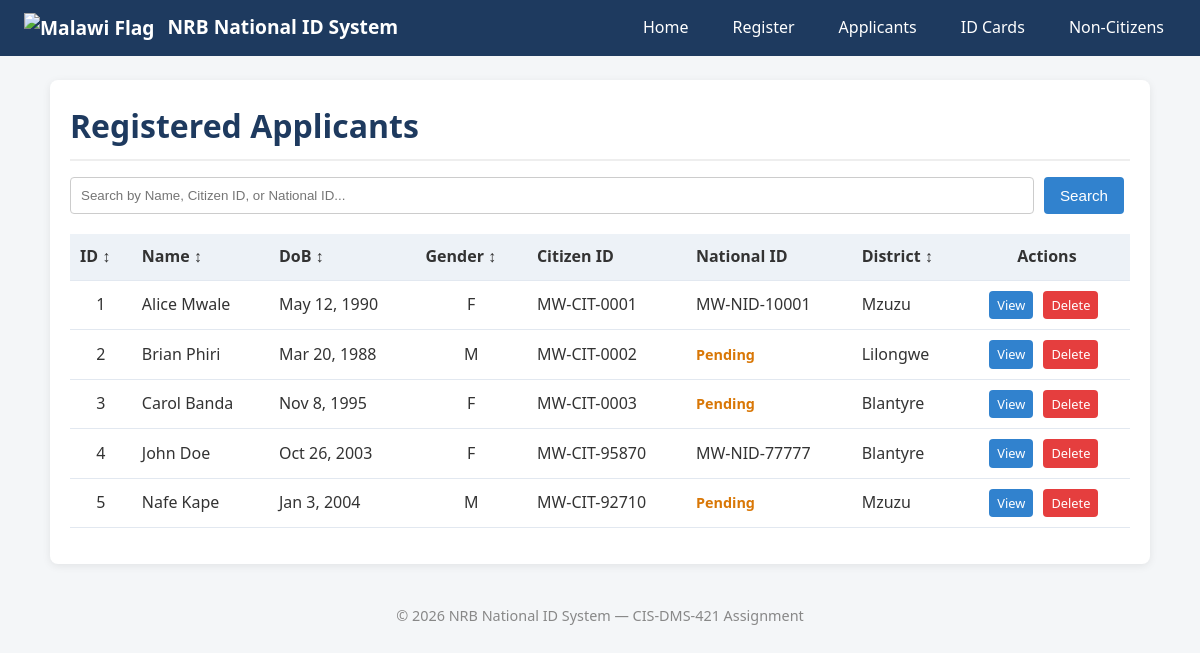
Page /applicants_list.php on the committed database.
### tables this page shows
CREATE TABLE `malawian_citizen` (
  `Person_ID` int NOT NULL,
  `Fname` varchar(80) NOT NULL,
  `Lname` varchar(80) NOT NULL,
  `DoB` date NOT NULL,
  `Gender` enum('M','F','O') NOT NULL,
  `Nationality` varchar(60) NOT NULL DEFAULT 'Malawian',
  `District_ID` int NOT NULL,
  `Address_ID` int DEFAULT NULL,
  `Citizen_ID` varchar(20) NOT NULL,
  `National_ID` varchar(20) DEFAULT NULL
);

CREATE TABLE `district` (
  `District_ID` int NOT NULL,
  `District_name` varchar(100) NOT NULL,
  `Region_ID` int NOT NULL
);

### public/applicants_list.php (the view, shortened to what this page needs)
<?php
require_once __DIR__ . '/../includes/header.php';
$search = trim($_GET['q'] ?? '');
$sort = $_GET['sort'] ?? 'ID';
$sql = "SELECT mc.Person_ID, mc.Fname, mc.Lname, mc.DoB, mc.Gender,
               mc.Citizen_ID, mc.National_ID, d.District_name
        FROM MALAWIAN_CITIZEN mc
        LEFT JOIN DISTRICT d ON mc.District_ID = d.District_ID ";
$params = [];
if ($sort === 'Name') {
    $sql .= " ORDER BY mc.Lname ASC";
} elseif ($sort === 'DoB') {
    $sql .= " ORDER BY mc.DoB ASC";
} elseif ($sort === 'District') {
    $sql .= " ORDER BY d.District_name ASC";
} elseif ($sort === 'Gender') {
    $sql .= " ORDER BY mc.Gender ASC";
} elseif ($sort === 'ID') {
    $sql .= " ORDER BY mc.Person_ID ASC";
} else {
    $sql .= " ORDER BY mc.Person_ID DESC";
}
$stmt = $pdo->prepare($sql);
$stmt->execute($params);
$applicants = $stmt->fetchAll();
?>
<h1>Registered Applicants</h1>
<form method="get" style="display: flex; gap: 10px; margin-bottom: 20px;">
    <input type="text" name="q" placeholder="Search by Name, Citizen ID, or National ID..."
           value="<?= e($search) ?>" style="flex: 1; padding: 10px; border: 1px solid #ccc; border-radius: 4px;">
    <button type="submit" class="btn btn-primary">Search</button>
</form>
<table class="data-table">
    <thead>
    <tr>
        <th><a href="?sort=ID<?= $search ? '&q='.urlencode($search) : '' ?>" style="color: inherit; text-decoration: none;">ID ↕</th>
        <th><a href="?sort=Name<?= $search ? '&q='.urlencode($search) : '' ?>" style="color: inherit; text-decoration: none;">Name ↕</a></th>
        <th><a href="?sort=DoB<?= $search ? '&q='.urlencode($search) : '' ?>" style="color: inherit; text-decoration: none;">DoB ↕</a></th>
        <th><a href="?sort=Gender<?= $search ? '&q='.urlencode($search) : '' ?>" style="color: inherit; text-decoration: none;">Gender ↕</a></th>
        <th>Citizen ID</th>
        <th>National ID</th>
        <th><a href="?sort=District<?= $search ? '&q='.urlencode($search) : '' ?>" style="color: inherit; text-decoration: none;">District ↕</a></th>
        <th style="text-align: center;">Actions</th>
    </tr>
    </thead>
    <tbody>
    <?php if (empty($applicants)): ?>
        <tr>
            <td colspan="8" style="text-align: center; color: #888;">No applicants found.</td>
        </tr>
    <?php else: ?>
        <?php foreach ($applicants as $a): ?>
            <tr>
                <td style="text-align: center;"><?= (int)$a['Person_ID'] ?></td>
                <td><?= e($a['Fname'] . ' ' . $a['Lname']) ?></td>
                <td><?= e(date('M j, Y', strtotime($a['DoB']))) ?></td>
                <td style="text-align: center;"><?= e($a['Gender']) ?></td>
                <td><?= e($a['Citizen_ID']) ?></td>
                <td>
                    <?php if (!empty($a['National_ID'])): ?>
                        <?= e($a['National_ID']) ?>
                    <?php else: ?>
                        <span style="color: #d97706; font-weight: bold; font-size: 0.9em;">Pending</span>
                    <?php endif; ?>
                </td>
                <td><?= e($a['District_name'] ?? '—') ?></td>
                <td style="text-align: center; white-space: nowrap;">
                    <a href="applicant_view.php?id=<?= $a['Person_ID'] ?>" class="btn" style="padding: 4px 8px; font-size: 0.8em; background: #3182ce; color: white;">View</a>
                    <a href="applicant_delete.php?id=<?= $a['Person_ID'] ?>" class="btn" style="padding: 4px 8px; font-size: 0.8em; background: #e53e3e; color: white;">Delete</a>
                </td>
            </tr>
        <?php endforeach; ?>
    <?php endif; ?>
    </tbody>
</table>
<?php require_once __DIR__ . '/../includes/footer.php'; ?>

### includes/header.php (shortened to what this page needs)
<?php
function e($value) {
    return htmlspecialchars((string)$value, ENT_QUOTES, 'UTF-8');
}
?>
<!DOCTYPE html>
<html lang="en">
<head>
    <link rel="stylesheet" href="https://cdnjs.cloudflare.com/ajax/libs/font-awesome/6.4.0/css/all.min.css">
    <link rel="stylesheet" href="../assets/css/style.css">
</head>
<body>
<nav class="navbar">
    <div class="nav-brand">
        <img src="https://flagcdn.com/w40/mw.png" alt="Malawi Flag" style="height:20px; margin-right:8px; vertical-align: middle;">
         NRB National ID System
        </div>
    <ul class="nav-links">
        <li><a href="index.php">Home</a></li>
        <li><a href="register.php">Register</a></li>
        <li><a href="applicants_list.php">Applicants</a></li>
        <li><a href="cards_list.php">ID Cards</a></li>
        <li><a href="non_citizens_list.php">Non-Citizens</a></li>
    </ul>
</nav>
<main class="container">

### includes/footer.php
</main>
<footer class="footer">
    <p>&copy; <?= date('Y') ?> NRB National ID System — CIS-DMS-421 Assignment</p>
</footer>
</body>
</html>

### assets/css/style.css (style rules this page uses)
* { box-sizing: border-box; margin: 0; padding: 0; }
body { font-family: 'Segoe UI', Arial, sans-serif; background: #f4f6f8; color: #333; line-height: 1.6; }
.navbar { background: #1e3a5f; color: white; padding: 12px 24px; display: flex; justify-content: space-between; align-items: center; }
.nav-brand { font-size: 1.2em; font-weight: bold; }
.nav-links { list-style: none; display: flex; gap: 20px; }
.nav-links a { color: white; text-decoration: none; padding: 6px 12px; border-radius: 4px; }
.container { max-width: 1100px; margin: 24px auto; padding: 20px; background: white; border-radius: 8px; box-shadow: 0 2px 8px rgba(0,0,0,0.08); }
h1 { color: #1e3a5f; margin-bottom: 16px; border-bottom: 2px solid #eee; padding-bottom: 8px; }
.footer { text-align: center; padding: 16px; color: #888; font-size: 0.9em; }
.btn { display: inline-block; padding: 8px 16px; background: #e2e8f0; color: #2d3748; border: none; border-radius: 4px; cursor: pointer; text-decoration: none; font-size: 0.95em; margin-right: 6px; }
.btn-primary { background: #3182ce; color: white; }
.data-table { width: 100%; border-collapse: collapse; margin: 16px 0; }
.data-table th, .data-table td { padding: 10px; text-align: left; border-bottom: 1px solid #e2e8f0; }
.data-table th { background: #edf2f7; font-weight: 600; }

### rows in the picture
malawian_citizen: Person_ID "1", Fname+Lname "Alice Mwale", DoB "May 12, 1990", Gender "F", Citizen_ID "MW-CIT-0001", National_ID "MW-NID-10001", District_ID.District_name "Mzuzu"
malawian_citizen: Person_ID "2", Fname+Lname "Brian Phiri", DoB "Mar 20, 1988", Gender "M", Citizen_ID "MW-CIT-0002", National_ID "Pending", District_ID.District_name "Lilongwe"
malawian_citizen: Person_ID "3", Fname+Lname "Carol Banda", DoB "Nov 8, 1995", Gender "F", Citizen_ID "MW-CIT-0003", shows "Pending", District_ID.District_name "Blantyre"
malawian_citizen: Person_ID "4", Fname+Lname "John Doe", DoB "Oct 26, 2003", Gender "F", Citizen_ID "MW-CIT-95870", National_ID "MW-NID-77777", District_ID.District_name "Blantyre"
malawian_citizen: Person_ID "5", Fname+Lname "Nafe Kape", DoB "Jan 3, 2004", Gender "M", Citizen_ID "MW-CIT-92710", shows "Pending", District_ID.District_name "Mzuzu"
